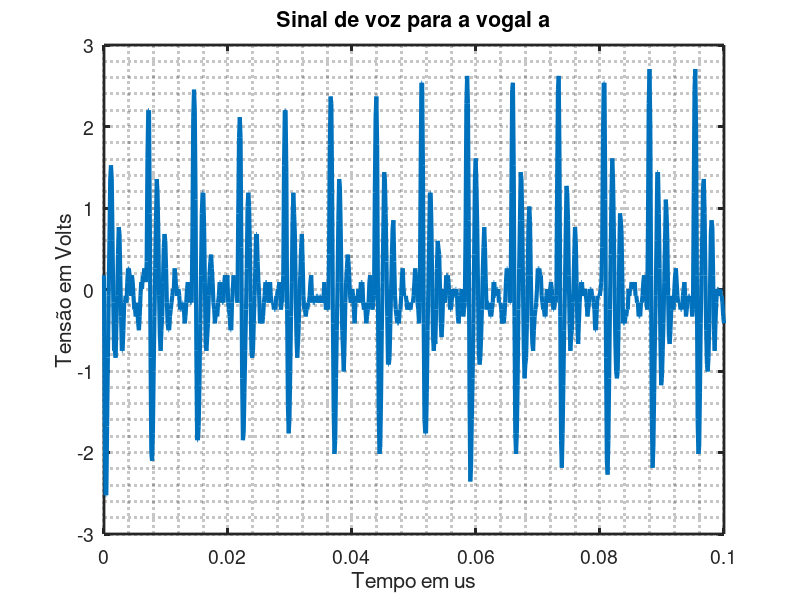
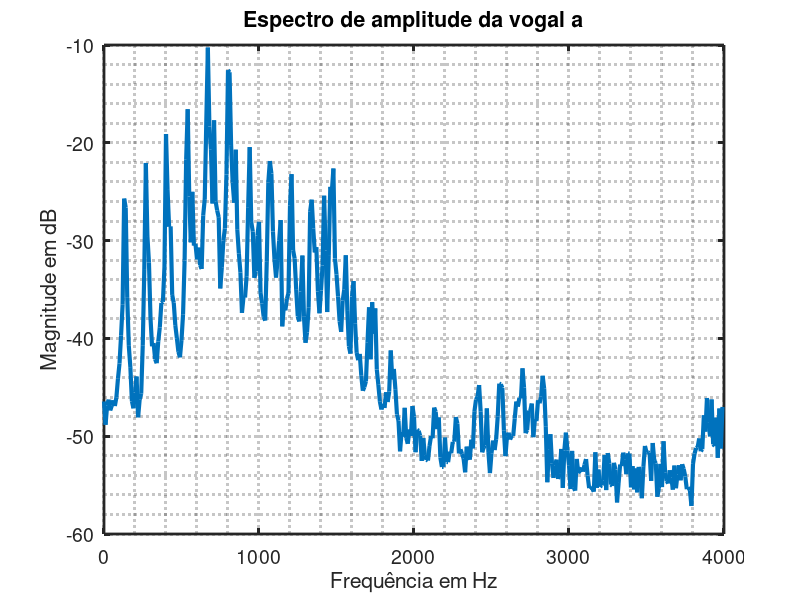

These charts were generated, in order, by the following MATLAB code: (Note: this script raises an error after producing the figures.)
%% Análise de sinais de voz


%%% Incia o ambiente matlab para uma sessão de análises

clear; clc; close all;
pkg load signal;
%%% Carrega o trabalho feito anteriormente e gravado no arquivo Voz.mat

load('Voz.mat') 

%%% Vissualizando o material que temos

figure(1) % Cria uma figura para a análise temporal

plot(t,Vp);
title('Sinal de voz para a vogal a');
xlabel('Tempo em us');
ylabel('Tensão em Volts'); 
grid minor

%%% modifica parâmteros do gráfico

set(findall(gcf,'Type','line'),'LineWidth',3);
set(gca,'FontSize',14,'LineWidth',2);

figure(2) % Cria uma figura para a análise em frequência

plot(frequencia,Y0);
title('Espectro de amplitude da vogal a');
xlabel('Frequência em Hz');
ylabel('Magnitude em dB'); 
grid minor

%%% modifica parâmteros do gráfico

set(findall(gcf,'Type','line'),'LineWidth',3);
set(gca,'FontSize',14,'LineWidth',2);

%%% Analisando os parâmteros graficamente

ti = 0.001126;  % começo do primeiro período inteiro
tf = 0.09537;   % fim do último período inteiro

T = (tf-ti)/13; % valor médio dentre os 13 períodos
f = inv(T);     % frequência associada a vibração gerada

figure(3)

%findpeaks(Vp,t,'MinPeakDistance',0.001);

[vt,tp]=findpeaks(Vp,t,'MinPeakDistance',0.001);

Tm =mean(diff(tp));

title('Sinal de voz para a vogal a');
xlabel('Tempo em us');
ylabel('Tensão em Volts'); 
grid minor

figure(4)

findpeaks(Y0,frequencia,'MinPeakDistance',0.9*f);

title('Espectro de amplitude da vogal a');
xlabel('Frequência em Hz');
ylabel('Magnitude em dB'); 
grid minor

[Md,fp]=findpeaks(Y0,frequencia,'MinPeakDistance',0.9*f);


%%% Harmônicas

H(1) = 130;
H(2) = 270;
H(3) = 400;
H(4) = 540;
H(5) = 670;
H(6) = 800;
H(7) = 940;
H(8) = 1070;

delta  =  diff(H);

%%% Valor médio da harmônica

Hm = mean(delta);

%%%% Formantes

FRM(1) = 670;
FRM(2) = 1480;
FRM(3) = 2700;